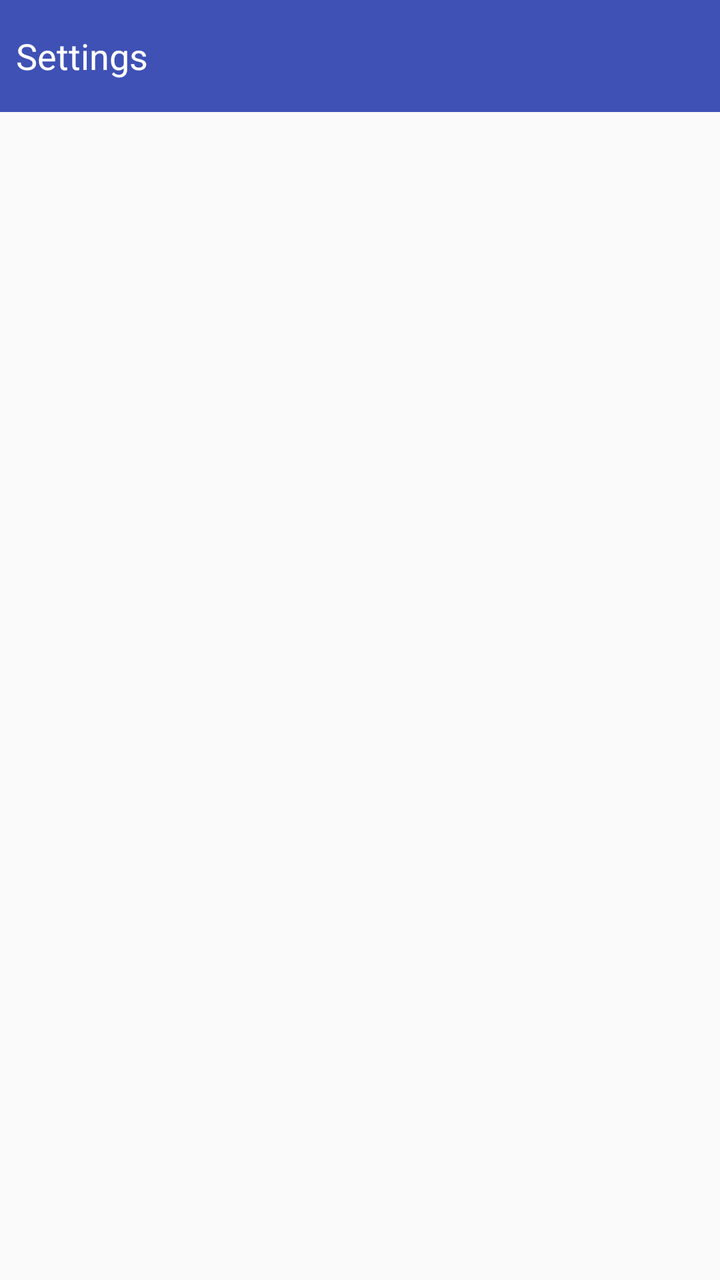
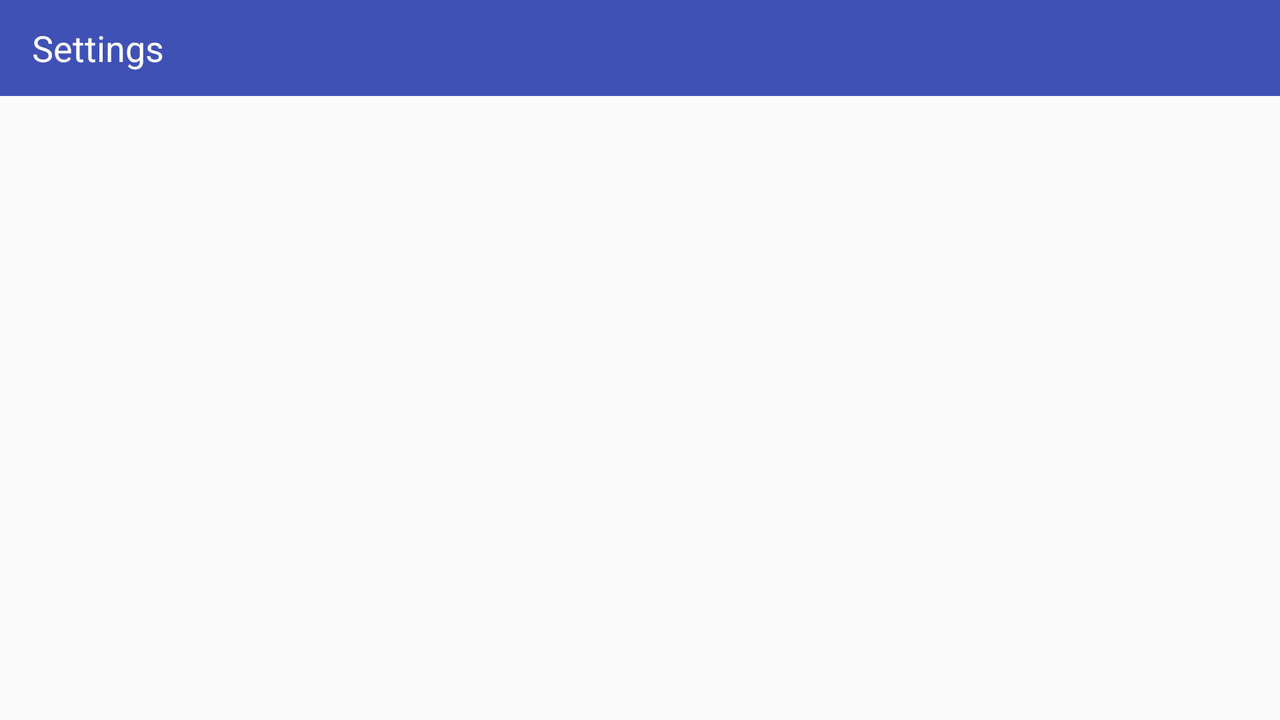

One screen, two layout resources from the same app: the default and the author's alternative for another configuration. Each is rendered where Android would select it; the XML of both is given below.
<!-- AndroidManifest.xml: application theme AppTheme -->
<!-- res/layout/fragment_settings.xml -->
<?xml version="1.0" encoding="utf-8"?>
<android.support.constraint.ConstraintLayout
  xmlns:android="http://schemas.android.com/apk/res/android"
  xmlns:app="http://schemas.android.com/apk/res-auto"
  android:layout_width="match_parent"
  android:layout_height="match_parent">

  <RelativeLayout
    android:id="@+id/layout_settings_bar"
    android:layout_width="match_parent"
    android:layout_height="56dp"
    android:background="@color/colorPrimary">

    <TextView
      android:padding="8dp"
      android:layout_alignParentStart="true"
      android:layout_alignParentLeft="true"
      android:layout_width="match_parent"
      android:layout_height="wrap_content"
      android:text="@string/settings"
      style="@style/AppBarTitle"/>

  </RelativeLayout>

  <FrameLayout
    android:id="@+id/settings_container"
    app:layout_constraintLeft_toLeftOf="parent"
    app:layout_constraintRight_toRightOf="parent"
    app:layout_constraintTop_toBottomOf="@id/layout_settings_bar"
    app:layout_constraintBottom_toBottomOf="parent"
    android:layout_width="0dp"
    android:layout_height="0dp"/>

</android.support.constraint.ConstraintLayout>
<!-- resources referenced by this layout -->
<resources>
  <color name="colorPrimary">#3F51B5</color>
  <string name="settings">Settings</string>
  <style name="AppBarTitle">
      <item name="android:textSize">18sp</item>
      <item name="android:layout_gravity">center_vertical</item>
      <item name="android:gravity">center_vertical</item>
      <item name="android:textColor">@color/colorWhite</item>
      <item name="android:layout_centerVertical">true</item>
    </style>
  <style name="AppTheme" parent="Theme.AppCompat.Light.NoActionBar">
      
      <item name="colorPrimary">@color/colorPrimary</item>
      <item name="colorPrimaryDark">@color/colorPrimaryDark</item>
      <item name="colorAccent">@color/colorAccent</item>
      <item name="preferenceTheme">@style/PreferenceThemeOverlay.v14.Material</item>
    </style>
  <color name="colorWhite">#ffffff</color>
  <color name="colorPrimaryDark">#303F9F</color>
  <color name="colorAccent">#448aff</color>
</resources>
<!-- res/layout-land/fragment_settings.xml (the author's variant of the layout above) -->
<!-- drawn on the phone turned sideways -->
<?xml version="1.0" encoding="utf-8"?>
<android.support.constraint.ConstraintLayout
  xmlns:android="http://schemas.android.com/apk/res/android"
  xmlns:app="http://schemas.android.com/apk/res-auto"
  xmlns:tools="http://schemas.android.com/tools"
  android:layout_width="match_parent"
  android:layout_height="match_parent">

  <RelativeLayout
    android:id="@+id/layout_settings_bar"
    android:layout_width="0dp"
    android:layout_height="48dp"
    android:background="@color/colorPrimary"
    app:layout_constraintLeft_toLeftOf="parent"
    app:layout_constraintRight_toRightOf="parent"
    app:layout_constraintTop_toTopOf="parent">

    <TextView
      android:paddingLeft="16dp"
      android:layout_alignParentStart="true"
      android:layout_alignParentLeft="true"
      android:gravity="center_vertical"
      android:layout_width="match_parent"
      android:layout_height="wrap_content"
      android:text="@string/settings"
      style="@style/AppBarTitle"/>

  </RelativeLayout>

  <FrameLayout
    android:id="@+id/settings_container"
    app:layout_constraintLeft_toLeftOf="parent"
    app:layout_constraintRight_toRightOf="parent"
    app:layout_constraintTop_toBottomOf="@+id/layout_settings_bar"
    app:layout_constraintBottom_toBottomOf="parent"
    android:layout_width="0dp"
    android:layout_height="0dp"/>

</android.support.constraint.ConstraintLayout>
